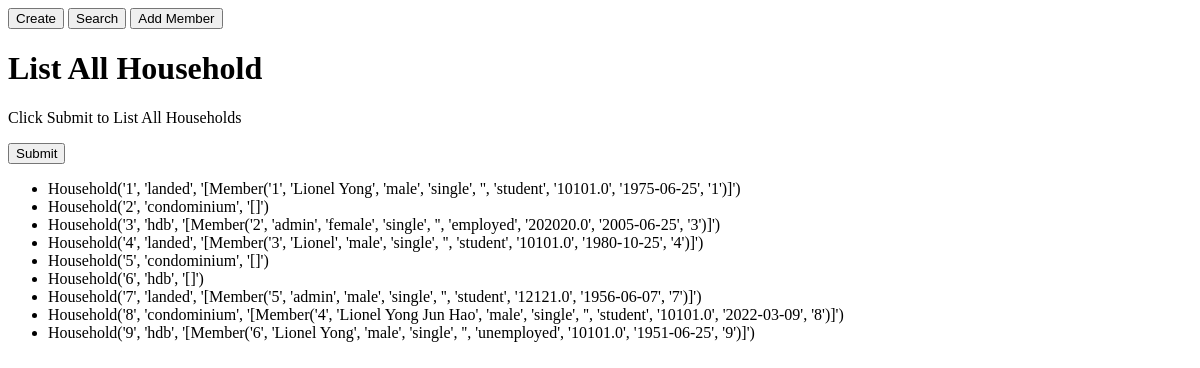
The page /listall on the database as committed earlier.
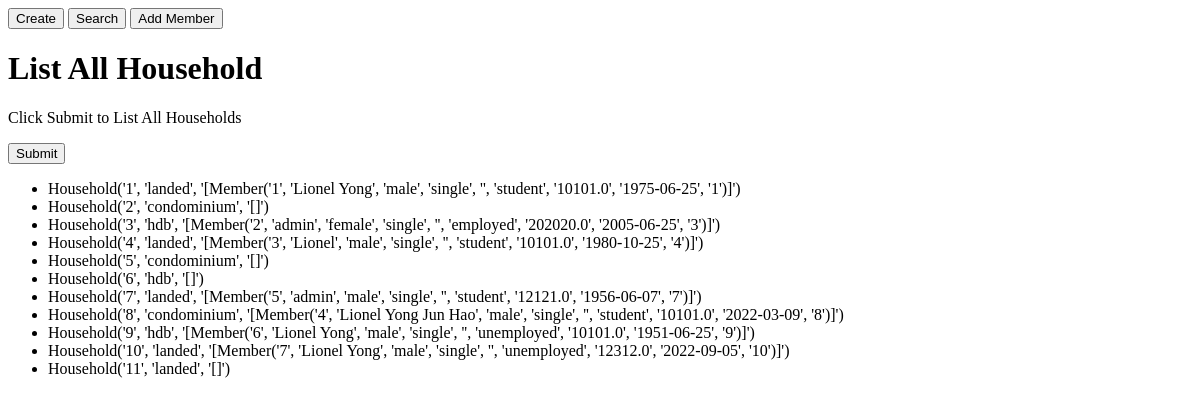
The same page on the database as committed later.
### application.py (models this page shows, shortened)
class Household(db.Model):
    __tablename__='households'
    id = db.Column(db.Integer, primary_key=True)
    housingType = db.Column(db.String, nullable=False)
    members = db.relationship('Member', backref='households', lazy=True)
    def __repr__(self):
        return f"Household('{self.id}', '{self.housingType}', '{self.members}')"

class Member(db.Model):
    __tablename__='members'
    id = db.Column(db.Integer, primary_key=True)
    name = db.Column(db.String, nullable=False)
    gender = db.Column(db.String, nullable=False)
    maritalStatus = db.Column(db.String, nullable=False)
    spouse = db.Column(db.Integer, nullable=True)
    occupationType = db.Column(db.String, nullable=False)
    annualIncome = db.Column(db.Float, nullable=False)
    dob = db.Column(db.Date, nullable=False)
    household_id = db.Column(db.Integer, db.ForeignKey('households.id'), nullable=False)
    def __repr__(self):
        return f"Member('{self.id}', '{self.name}', '{self.gender}', '{self.maritalStatus}', '{self.spouse}', '{self.occupationType}', '{self.annualIncome}', '{self.dob}', '{self.household_id}')"

### application.py (the view)
@app.route("/listall", methods=["GET", "POST"])
def household_list_all():
    db.create_all()
    listAllMessage = db.session.query(Household).all()
    return render_template('household_list_all.html', listAllMessage= listAllMessage);

### templates/household_list_all.html (shortened to what this page needs)
<head>
</head>
<body>
	<form>
		<button formaction = "/create" >Create</button>
		<button formaction = "/search" >Search</button>
		<button formaction = "/addmember" >Add Member</button>
    </form>
	<h1>List All Household</h1>
	<p>Click Submit to List All Households</p>
	<form action = "/listall" method = "post">
		<button name="submitBtn" value="Submit">Submit</button>
    </form>
	<ul>
		{% for households in listAllMessage %}
		<li>
			{{ households }}
		</li>
		{% endfor %}
	</ul>
</body>
</html>

Rows that differ between the two databases and show on the page:
added Household: id+housingType "Household('10', 'landed', '[Member('7', 'Lionel Yong', 'male', 'single', '', 'unemployed', '12312.0', '2022-09-05', '10')]')"
added Household: id+housingType "Household('11', 'landed', '[]')"
